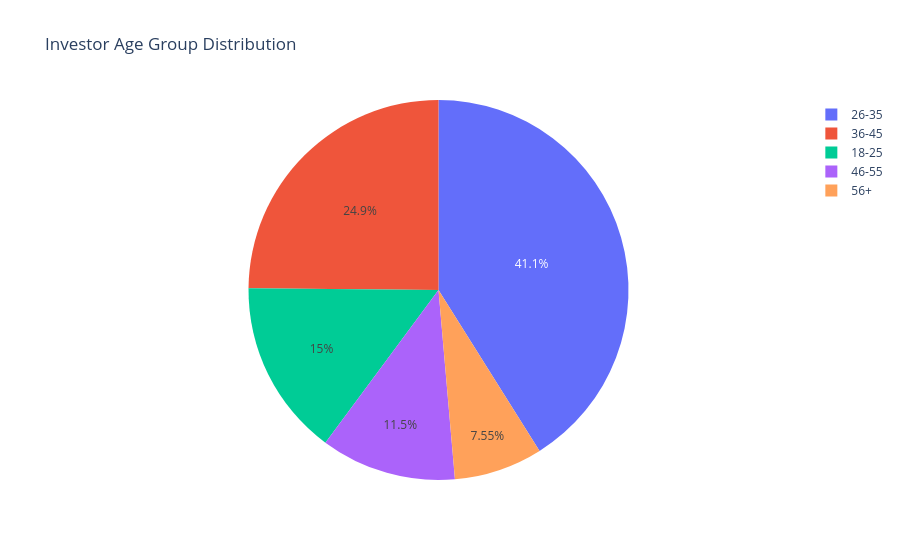

The notebook cell saved with this chart:
### Markdown cell above
## 5. Investor Age Distribution

**Insight 5:** The 25-35 age bracket dominates the investor base, indicating strong penetration among young working professionals starting their wealth creation journey.

### Code cell
age_counts = investor_tx['age_group'].value_counts().reset_index()
age_counts.columns = ['age_group', 'count']

fig = px.pie(age_counts, values='count', names='age_group', title='Investor Age Group Distribution')
fig.write_image("reports/figures/05_age_distribution.png", width=800, height=500, scale=2)
fig.show()

### Figure 1 — Plotly figure (JSON) as saved in the notebook; plotly's stock layout.template omitted (floating-point values rounded to 4 significant figures)
{"data": [{"domain": {"x": [0.0, 1.0], "y": [0.0, 1.0]}, "hovertemplate": "age_group=%{label}<br>count=%{value}<extra></extra>", "labels": ["26-35", "36-45", "18-25", "46-55", "56+"], "legendgroup": "", "name": "", "showlegend": true, "type": "pie", "values": [13463, 8146, 4916, 3779, 2474]}], "layout": {"legend": {"tracegroupgap": 0}, "title": {"text": "Investor Age Group Distribution"}}}
